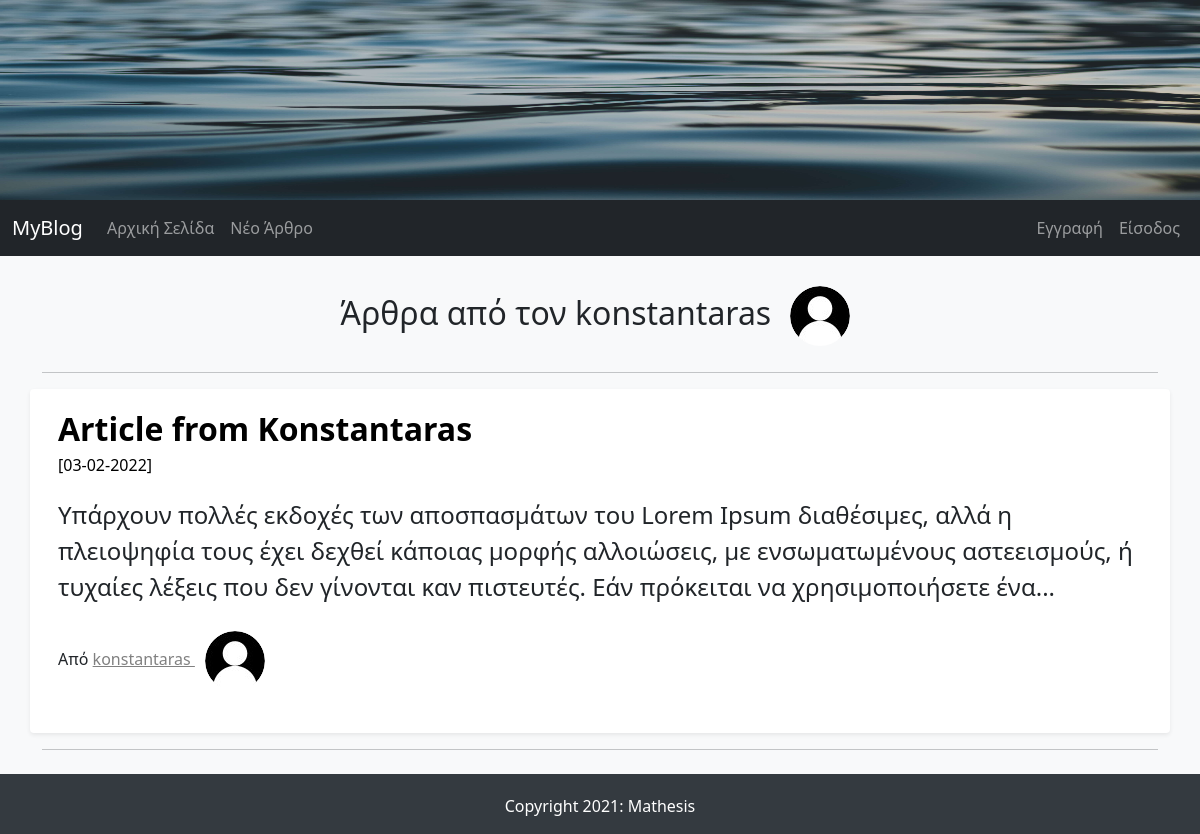
The page /articles_by_author/3 on the database as committed earlier.
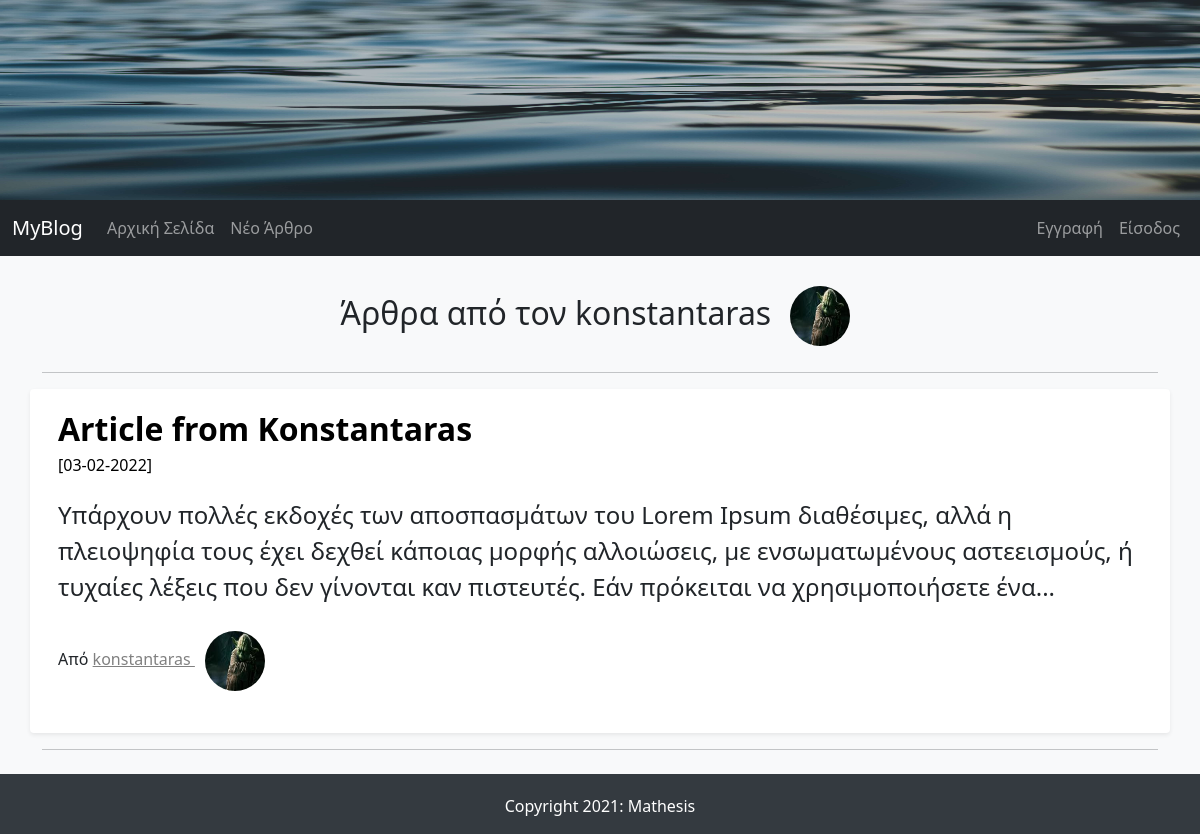
The same page on the database as committed later.
### FlaskBlogApp/models.py (models this page shows, shortened)
class User(db.Model, UserMixin): # UserMixin extends class to flask-login capabilities
    id = db.Column(db.Integer, primary_key=True)
    username = db.Column(db.String(15), unique=True, nullable=False)
    email = db.Column(db.String(150), unique=True, nullable=False)
    password = db.Column(db.String(36), nullable=False)
    profile_image = db.Column(db.String(30), default='default_profile_image.jpg')
    articles = db.relationship('Article', backref='author', lazy=True) # Article - relationship with the model not the table

class Article(db.Model):
    id = db.Column(db.Integer, primary_key=True)
    article_title = db.Column(db.String(50), nullable=False)
    article_body = db.Column(db.Text(), nullable=False)
    article_image = db.Column(db.String(30), default='default_article_image.jpg', nullable=False)
    date_created = db.Column(db.DateTime, default=datetime.utcnow, nullable=False)
    user_id = db.Column(db.Integer, db.ForeignKey('user.id'), nullable=False) # user.id of the table not of the class

### FlaskBlogApp/routes.py (the view)
@app.route("/articles_by_author/<int:author_id>")
def articles_by_author(author_id):
    user = User.query.get_or_404(author_id)
    articles = Article.query.filter_by(author=user).order_by(Article.date_created.desc())
    return render_template("articles_by_author.html", articles=articles, author=user)

### FlaskBlogApp/templates/articles_by_author.html (shortened to what this page needs)
{% extends "base.html" %}
{% block content %}
    <h2 class="aba_header">
        Άρθρα από τον {{ author.username }}
        <img class="rounded-circle profile-image" alt="{{ author.username }}" src="{{ url_for('static', filename='images/profiles_images/'+author.profile_image) }}" data-holder-rendered="true" data-bs-toggle="tooltip" data-bs-placement="top" title="{{ author.username }}">
    </h2>
    <hr>
    {% if articles %}
        {% for article in articles %}
            <div class="row my-3 p-3 bg-body rounded shadow-sm">
                <div class="col col-md-12">
                <div class="main-article-title">
                    <a class="article_title"
                    href="{{ url_for('full_article', article_id=article.id) }}">{{ article.article_title | safe }}
                    </a>
                </div>
                <small class="article_date">[{{ article.date_created.strftime('%d-%m-%Y') }}]</small>
                <p class="main-article-partial-text">
                    {{ article.article_body | truncate(255) | safe }}
                </p>
                <p class="">Από
                    <span>
                    <a class="author-name" href="{{ url_for('articles_by_author', author_id=article.author.id) }}"> {{ article.author.username }}
                        <img class="rounded-circle profile-image" alt="{{ article.author.username }}" src="{{ url_for('static', filename='images/profiles_images/'+article.author.profile_image) }}" data-holder-rendered="true" data-bs-toggle="tooltip" data-bs-placement="top" title="{{ article.author.username }}">
                    </a>
                    </span>
                </p>
                </div>
            </div>
            <hr>
        {% endfor %}
    {% endif %}
{% endblock content %}

Rows that differ between the two databases and show on the page:
changed User "konstantaras": profile_image: picture added in place of a placeholder
changed through a linked row, Article "Article from Konstantaras": profile_image: picture added in place of a placeholder
